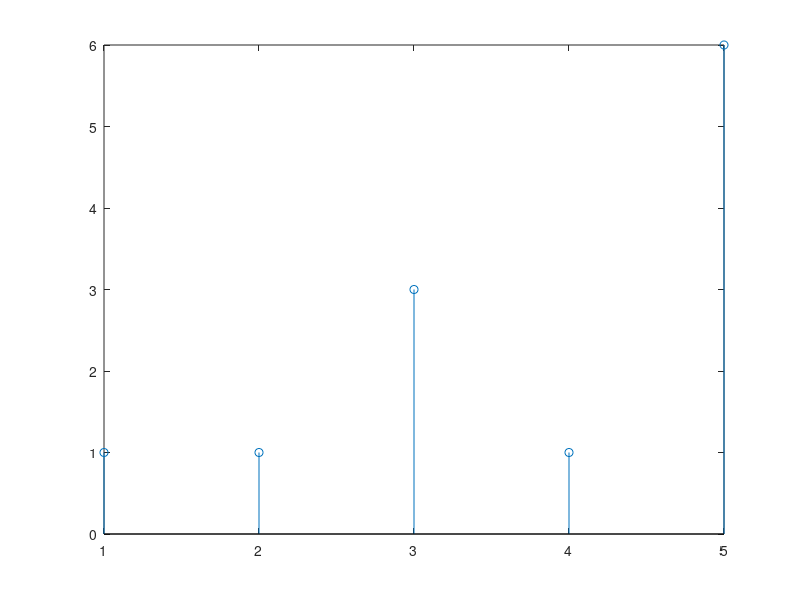

Write the MATLAB code that produced this figure.
 clc;
 clear all;
 close all;
 x=[1,2,3]
 h=[1,-1,2]
 N1 = length(x);
 N2 = length(h);
 N = N1+N2-1;
 x = [x zeros(1,N-N1)];
 h = [h zeros(1,N-N2)];
y=ifft(fft(x).*fft(h));
 
stem(y);
disp(y)
conv(x,h);